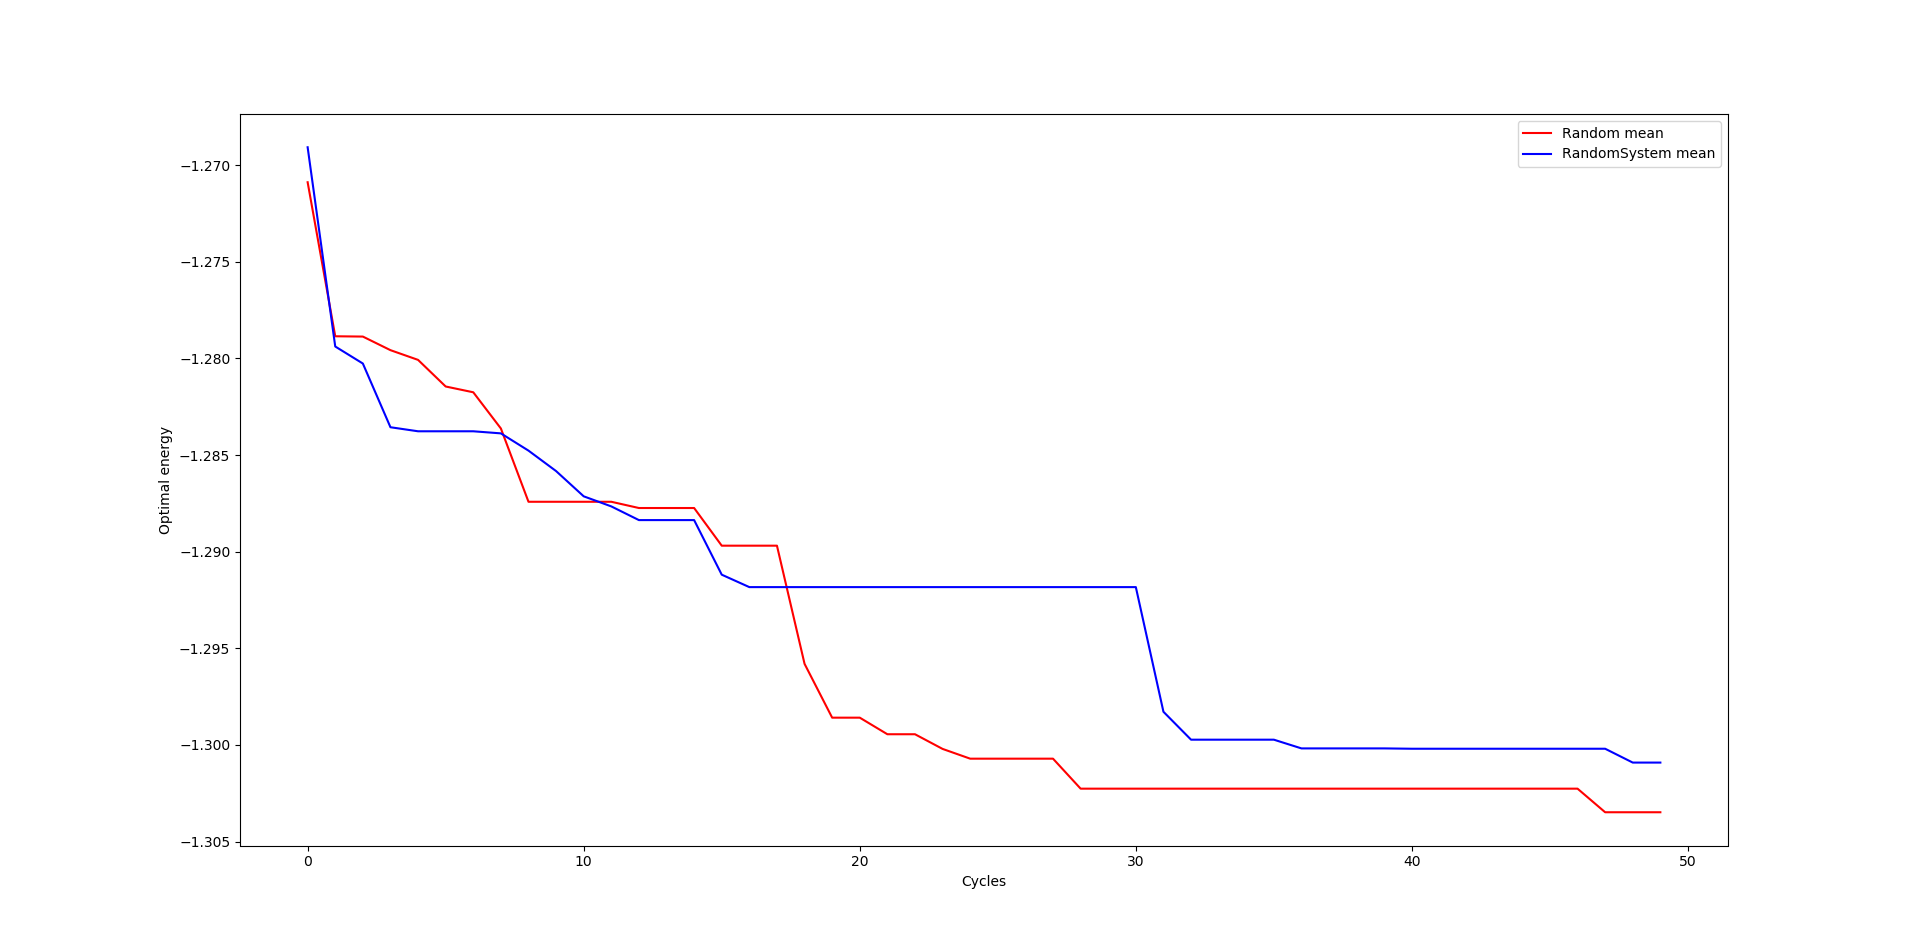

Here is the Python script that generated this plot:
# -*- coding: utf-8 -*-
"""
Created on Mon Oct 22 11:26:22 2018

@author: jfraxanet
"""

import numpy as np
import random
import matplotlib.pyplot as plt
import copy
import timeit
import itertools as it

Random1 = []
Random2 = []

for ex in range(5):
    Ev_random1 = np.load('Evolution_Random'+str(ex)+'.npy')
    Ev_random2 = np.load('Evolution_SysRandom'+str(ex)+'.npy')
    
    if len(Random1) == 0:
        Random1 = Ev_random1
    else:
        Random1 = np.vstack((Random1, Ev_random1))
    
    if len(Random2) == 0:
        Random2 = Ev_random2
    else:
        Random2 = np.vstack((Random2, Ev_random2))


plt.figure()
plt.plot(np.mean(Random1, axis= 0), 'r-', label='Random mean')
plt.plot(np.mean(Random2, axis= 0), 'b-', label='RandomSystem mean')
plt.legend()
plt.xlabel('Cycles')
plt.ylabel('Optimal energy')
